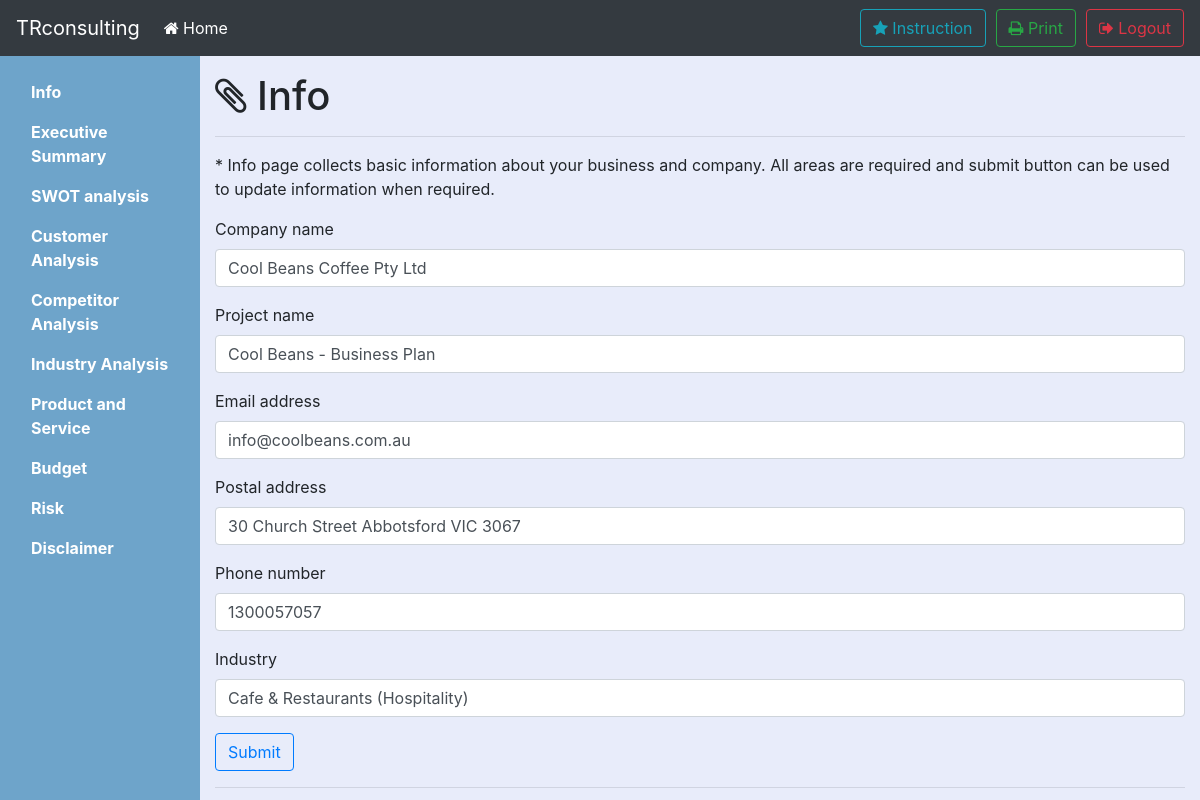
Page /6/info (signed in) on the committed database.
### tables this page shows
CREATE TABLE INFO(pid INTEGER PRIMARY KEY, c_name VARCHAR, p_name VARCHAR, e_addr VARCHAR, p_addr VARCHAR, num VARCHAR,industry VARCHAR);

### bpb.py (the view)
@app.route('/<int:pid>/info',methods=['GET','POST'])
def info(pid):
	if login_status(session,pid):
		if request.method == 'GET':
			data=db_func.select_record('info',pid)
			return render_template('info.html',data=data)
		elif request.method == 'POST':
			c_name = request.form['theName']
			p_name = request.form['projectName']
			e_addr = request.form['theEmail']
			p_addr = request.form['postAddr']
			num = request.form['phoneNum']
			industry = request.form['theIndustry']
			if db_func.validate_content(db_func.select_record('info',pid)):
				db_func.update_info(pid,c_name,p_name,e_addr,p_addr,num,industry)
				flash('successfully update !')
				return redirect('/%d/info' % pid)
			else:
				db_func.insert_info(pid, c_name,p_name,e_addr,p_addr,num,industry)
				flash('successfully insert !')
				return redirect('/%d/info' % pid)
		else:
			return redirect(url_for('login'))
	return redirect(url_for('login'))

### bpb.py (called while the page is built)
def login_status(session,pid):
	if 'logged_in' in session:
		if session['logged_in'] == True and session['project_number'][0] == pid:
			return True
		else:
			return False
	return False

### db_func.py (called while the page is built)
def select_record(table,pid):
	conn = sqlite3.connect('test.db')
	c = conn.cursor()
	c.execute('''SELECT * FROM '%s' WHERE pid='%d' ''' % (table,pid))
	content = c.fetchall()
	conn.commit()
	conn.close()
	return content

### templates/info.html (shortened to what this page needs)
{% extends "layout.html" %}
{% block main %}
<main class="col-sm-9 ml-sm-auto col-md-10 pt-3" style="background-color:#e8ecfa;" role="main">
  <h1><i class="fa fa-paperclip" aria-hidden="true"></i> Info</h1>
  <section class="placeholders" >
    <div>
      <hr>
      {% if data[0] %}
      <form method="post">
        <blockquote>* Info page collects basic information about your business and company. All areas are required and submit button can be used to update information when required.</blockquote>
        <div class="form-group">
          <label>Company name</label>
          <input name="theName" value="{{ data[0][1] }}" type="text" class="form-control" placeholder="Company name" required="" autofocus="">
        </div>
        <div class="form-group">
          <label>Project name</label>
          <input name="projectName" value="{{ data[0][2] }}" type="text" class="form-control" placeholder="Project name" required="" autofocus="">
        </div>
        <div class="form-group">
          <label>Email address</label>
          <input  name="theEmail" value="{{ data[0][3] }}" type="email" class="form-control" placeholder="Email" required="" autofocus="">
        </div>
        <div class="form-group">
          <label>Postal address</label>
          <input name="postAddr" value="{{ data[0][4] }}" type="address" class="form-control" placeholder="Postal Address" required="" autofocus"">
        </div>
        <div class="form-group">
          <label>Phone number</label>
          <input name="phoneNum" value="{{ data[0][5] }}" type="number" class="form-control" placeholder="Phone number" required="" autofocus"">
        </div>
        <div class="form-group">
          <label>Industry</label>
          <input name="theIndustry" value="{{ data[0][6] }}" class="form-control" placeholder="Industry" required="" autofocus="">
        </div>
        <input class="btn btn-outline-primary" method = "post" type="submit" value="Submit"></input>
        <hr>
      </form>
        {% endif %}
    </div>
  </section>
</main>
{% endblock %}

### templates/layout.html (style rules this page uses)
main { "background-color:#f4f4f4;" }

### rows in the picture
INFO: theName "Cool Beans Coffee Pty Ltd", projectName "Cool Beans - Business Plan", theEmail "info@coolbeans.com.au", postAddr "30 Church Street Abbotsford VIC 3067", phoneNum "1300057057", theIndustry "Cafe & Restaurants (Hospitality)"
